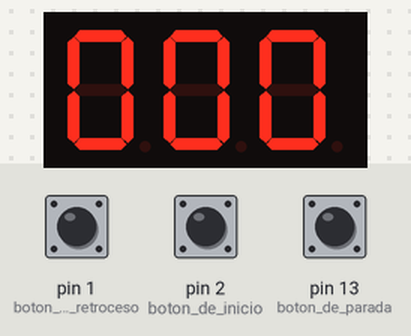
Simulated run of this sketch. Board: Arduino Uno, built with avr-gcc and run on an emulated ATmega328P. Parts: 3-digit seven-segment display. Wiring (inferred from the names in the program): 3-digit 7-segment display, segments lit when HIGH: segments pin 3, pin 4, pin 5, pin 6, pin 7, pin 8, pin 9; digit selects pin 10, pin 11, pin 12. The test bench sets the inputs (shaded band); at power-on: pin 2 (boton_de_inicio) HIGH, pin 1 (boton_de_retroceso) HIGH, pin 13 (boton_de_parada) HIGH. The segment pins are drawn as the display they are named for.

Above: at 1.2 s.
1.3 s: pin 2 (boton_de_inicio) pulled LOW for 0.15 s
2.0 s: pin 1 (boton_de_retroceso) pulled LOW for 1 s
3.6 s: pin 13 (boton_de_parada) pulled LOW for 0.15 s
5.2 s: pin 1 (boton_de_retroceso) pulled LOW for 0.15 s
At 5.52 s:
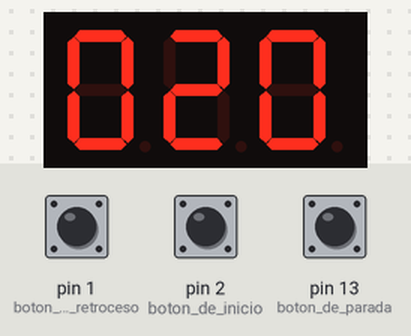
5.9 s: pin 13 (boton_de_parada) pulled LOW for 1 s
8.4 s: pin 2 (boton_de_inicio) pulled LOW for 1 s
At 8.74 s:
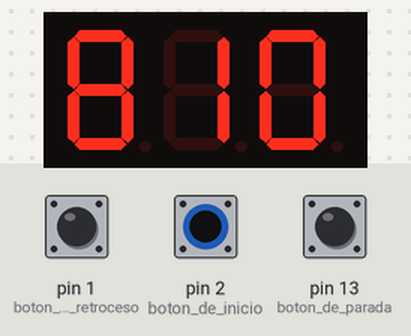
Timing chart, 0 to 11.0 s (numbered marks = the images above; inputs shaded):
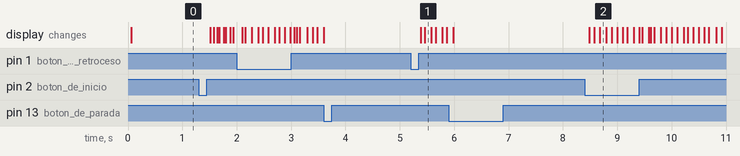

The sketch:

Contador_Pulsadores.ino
```cpp
/* Cronometro de tres Digigitos en 7 Segmentos usando multiplexacion
 con boton de inicio, parada y retroceso.


 Conexiones:  Las conexiones entre el Arduino y el Display deben realizarse
              con una resistencia de 1K ohmio.
 ARDUINO  -    Display 7 Segmentos (catodo comun)
   3            a
   4            b
   5            c
   6            d
   7            e
   8            f
   9            g


   10           COM digito unidades usando Transistor NPN
   11           COM digito decenas  usando Transistor NPN
   12           COM digito centenas usando Transistor NPN

   2   -  Boton de inicio (se activa con GND)
   13   -  Boton de parada (se activa con GND)
   1   -  Boton de retroceso (se activa con GND)
*/

int inicio = 1;               // variable para el boton de inicio
int parada = 1;               // variable para el boton de parada
int retroceso = 1;               // variable para el boton de retroceso
int activar_boton_inicio = 1; // activa boton de inicio con "1" desactiva con "0"
int activar_boton_parada = 0; // activa boton de parada con "1" desactiva con "0"
int activar_boton_retroceso = 0; // activa boton de retroceso con "1" desactiva con "0"
int activar_incremento=0;     // activa incremento del contador con "1" desactiva con "0"
int activar_decremento=0;     // activa incremento del contador con "1" desactiva con "0"


int retardo = 10;     // tiempo que dura encendido cada 7 seg (10 mili segundos)
int var = 0;          // Valor del digito que se va a desplegar por el 7 seg.
int unidad = 0;       // cuenta las unidades
int decena = 0;       // cuenta las decenas
int centena = 0;       // cuenta las centenas
int conmutador = 0;   // multiplexacion de uno a otro 7 segmentos
int cont = 0;         // contador de ciclos de espera para cambiar de numero
int conta = 0;         // contador de ciclos de espera para cambiar de numero para diferenciar entre incremento y decremento


void setup() {
  pinMode(3, OUTPUT);  //seg a
  pinMode(4, OUTPUT);  //seg b
  pinMode(5, OUTPUT);  //seg c
  pinMode(6, OUTPUT);  //seg d
  pinMode(7, OUTPUT);  //seg e
  pinMode(8, OUTPUT);  //seg f
  pinMode(9, OUTPUT);  //seg g

  pinMode(10, OUTPUT);  // activa digito 1 (unidad)
  pinMode(11, OUTPUT);  // activa digito 2 (decena)
  pinMode(12, OUTPUT);  // activa digito 3 (centena)

  pinMode(2, INPUT);   // boton de inicio
  pinMode(13, INPUT);   // boton de parada
  pinMode(1, INPUT);   // boton de retroceso
}

void loop() {

  inicio = digitalRead(2);     // lee el estado del boron de inicio
  parada = digitalRead(13);     // lee el estado del boton de parada
  retroceso = digitalRead(1);     // lee el estado del boton de retroceso

  delay(10);               // tiempo que dura encendido cada 7seg antes de cambiar al otro

  if (inicio == 0) {                // si oprime boton de inicio el cronometro inicializa en 00
    if (activar_boton_inicio == 1) { // si esta activado el boton de inicio

      activar_boton_inicio = 0;     // desactiva boton de inicio
      activar_boton_parada = 1;     // activa boton de parada
      activar_boton_retroceso = 0;
      activar_incremento = 1;       //desactiva el incremento del contador
    }
  }

  if (parada == 0) {                     // si oprime boton parada
    if (activar_boton_parada == 1) {// si esta activado el boton de parada

      activar_boton_parada = 0;          // desactiva boton de parada
      activar_boton_inicio = 1;          // activa boton de inicio
      activar_boton_retroceso = 1;
      activar_incremento = 0;            //desactiva el incremento del contador
      activar_decremento = 0;            //desactiva el incremento del contador
    }
  }

if (retroceso == 0) {                // si oprime boton de inicio el cronometro inicializa en 00
    if (activar_boton_retroceso == 1) { // si esta activado el boton de inicio

      activar_boton_inicio = 0;     // desactiva boton de inicio
      activar_boton_parada = 1;     // activa boton de parada
      activar_boton_retroceso = 0;
      activar_decremento = 1;       //desactiva el incremento del contador

    }
  }

  if (activar_incremento == 1) {       // si esta activo el incremento del contador
    cont++;                        // incrementa el contador de ciclos en Uno
  }

if (activar_decremento == 1) {       // si esta activo el incremento del contador
    conta++;                        // incrementa el contador de ciclos en Uno
  }

  if (cont == 10) {                 // cada cuanto tiempo (ciclos)cambia un numero
    cont = 0;                    // inicializa el contador de ciclos
    unidad = unidad + 1;           // incrementa la unidad, primer 7seg
    if (unidad >= 10) {           // cuando la unidad llegue a 10 incrementa la decena
      decena = decena + 1;      // incrementa la decena,  segundo 7seg
      unidad = 0;                 // regresa la unidad a cero
      if (decena >= 10) {         // cuando la decena llegue a 10 incrementa la centena
        centena = centena + 1;
        decena = 0;
        if (centena >= 10) {         // cuando la decena llegue a 10 se inicializa a cero
          centena = 0;
        }
      }
    }
  }

 if (conta == 10) {                 // cada cuanto tiempo (ciclos)cambia un numero
    conta = 0;                    // inicializa el contador de ciclos
    unidad = unidad - 1;           // incrementa la unidad, primer 7seg
    if (unidad == -1) {           // cuando la unidad llegue a 10 incrementa la decena
      decena = decena - 1;      // incrementa la decena,  segundo 7seg
      unidad = 9;                 // regresa la unidad a cero
      if (decena == -1) {         // cuando la decena llegue a 10 incrementa la centena
        centena = centena - 1;
        decena = 9;
        if (centena == -1) {         // cuando la decena llegue a 10 se inicializa a cero
          centena = 9;
        }
      }
    }
  }

  if (conmutador == 0) {    // hace la multiplexacion conmutando entre los dos 7seg  izq y der
    digitalWrite(10, 1);    // enciende el derecho
    digitalWrite(11, 0);    // apaga el izquierdo
    digitalWrite(12, 0);    // apaga el izquierdo
    var = unidad;           // iguala la variable que escribe el numero en el 7seg al valor de la unidad
    conmutador = 1;         // cambia el conmutador para que en el siguiente ciclo cumpla la otra condicion

  }
  else {
    if (conmutador == 1) {
      digitalWrite(10, 0);       // apaga el derecho
      digitalWrite(11, 1);      // enciende el izquierdo
      digitalWrite(12, 0);    // apaga el izquierdo
      var = decena;             // iguala la variable que escribe el numero en el 7seg al valor de la decena
      conmutador = 2;           // cambia el conmutador para que en el siguiente ciclo cumpla la otra condicion
    } else {
      digitalWrite(10, 0);       // apaga el derecho
      digitalWrite(11, 0);      // apaga el izquierdo
      digitalWrite(12, 1);    // enciende el izquierdo
      var = centena;             // iguala la variable que escribe el numero en el 7seg al valor de la decena
      conmutador = 0;           // cambia el conmutador para que en el siguiente ciclo cumpla la otra condicion
    }

  }

  switch (var) {
    case 1:                 //escribe en el 7seg el numero 1
      digitalWrite(3, 0);
      digitalWrite(4, 1);
      digitalWrite(5, 1);
      digitalWrite(6, 0);
      digitalWrite(7, 0);
      digitalWrite(8, 0);
      digitalWrite(9, 0);
      break;
    case 2:                //escribe en el 7seg el numero 2
      digitalWrite(3, 1);
      digitalWrite(4, 1);
      digitalWrite(5, 0);
      digitalWrite(6, 1);
      digitalWrite(7, 1);
      digitalWrite(8, 0);
      digitalWrite(9, 1);
      break;
    case 3:               //escribe en el 7seg el numero 3
      digitalWrite(3, 1);
      digitalWrite(4, 1);
      digitalWrite(5, 1);
      digitalWrite(6, 1);
      digitalWrite(7, 0);
      digitalWrite(8, 0);
      digitalWrite(9, 1);
      break;
    case 4:               //escribe en el 7seg el numero 4
      digitalWrite(3, 0);
      digitalWrite(4, 1);
      digitalWrite(5, 1);
      digitalWrite(6, 0);
      digitalWrite(7, 0);
      digitalWrite(8, 1);
      digitalWrite(9, 1);
      break;
    case 5:               //escribe en el 7seg el numero 5
      digitalWrite(3, 1);
      digitalWrite(4, 0);
      digitalWrite(5, 1);
      digitalWrite(6, 1);
      digitalWrite(7, 0);
      digitalWrite(8, 1);
      digitalWrite(9, 1);
      break;
    case 6:               //escribe en el 7seg el numero 6
      digitalWrite(3, 1);
      digitalWrite(4, 0);
      digitalWrite(5, 1);
      digitalWrite(6, 1);
      digitalWrite(7, 1);
      digitalWrite(8, 1);
      digitalWrite(9, 1);
      break;
    case 7:              //escribe en el 7seg el numero 7
      digitalWrite(3, 1);
      digitalWrite(4, 1);
      digitalWrite(5, 1);
      digitalWrite(6, 0);
      digitalWrite(7, 0);
      digitalWrite(8, 0);
      digitalWrite(9, 0);
      break;
    case 8:              //escribe en el 7seg el numero 8
      digitalWrite(3, 1);
      digitalWrite(4, 1);
      digitalWrite(5, 1);
      digitalWrite(6, 1);
      digitalWrite(7, 1);
      digitalWrite(8, 1);
      digitalWrite(9, 1);
      break;
    case 9:               //escribe en el 7seg el numero 9
      digitalWrite(3, 1);
      digitalWrite(4, 1);
      digitalWrite(5, 1);
      digitalWrite(6, 0);
      digitalWrite(7, 0);
      digitalWrite(8, 1);
      digitalWrite(9, 1);
      break;
    case 0:                //escribe en el 7seg el numero 0
      digitalWrite(3, 1);
      digitalWrite(4, 1);
      digitalWrite(5, 1);
      digitalWrite(6, 1);
      digitalWrite(7, 1);
      digitalWrite(8, 1);
      digitalWrite(9, 0);
      break;
    default:
      digitalWrite(3, 0);
      digitalWrite(4, 0);
      digitalWrite(5, 0);
      digitalWrite(6, 0);
      digitalWrite(7, 0);
      digitalWrite(8, 0);
      digitalWrite(9, 0);
  }
}
```

Measured:
- after the input at 5.2 s, the display: first changes after 0.18 s (image 1 shows a later state)
- after the input at 8.4 s, the display: first changes after 0.08 s (image 2 shows a later state)
